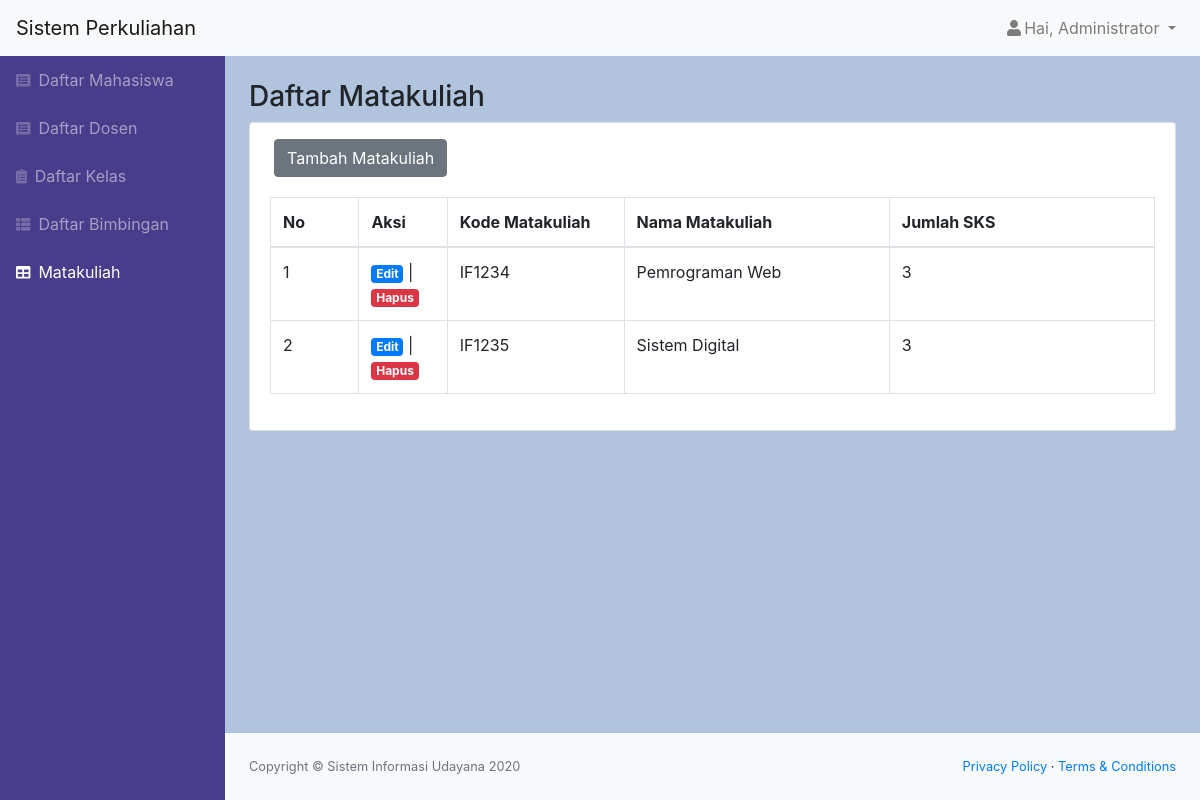
Page /matakuliah.php (signed in) on the committed database.
### tables this page shows
CREATE TABLE `matakuliah` (
  `id_mk` int(11) NOT NULL,
  `kode_mk` char(6) NOT NULL,
  `matakuliah` varchar(100) NOT NULL,
  `sks` int(11) NOT NULL
);

### matakuliah.php (the view, shortened to what this page needs)
<?php
include "function.php";
$queryMatakuliah = mysqli_query($koneksi, "SELECT * FROM matakuliah");
$nama = $_SESSION['nama'];
$role = $_SESSION['role'];
?>
<!DOCTYPE html>
<html lang="en">
    <head>
        <link href="css/styles.css" rel="stylesheet" />
        <link href="https://cdn.datatables.net/1.10.20/css/dataTables.bootstrap4.min.css" rel="stylesheet" />
    </head>
    <body class="sb-nav-fixed">
        <nav class="sb-topnav navbar navbar-expand navbar-light bg-light">
            <a class="navbar-brand" href="index.html">Sistem Perkuliahan</a>
            <ul class="navbar-nav ml-auto">
                <li class="nav-item dropdown">
                    <a class="nav-link dropdown-toggle" id="userDropdown" href="#" role="button" data-toggle="dropdown" aria-haspopup="true" aria-expanded="false"><i class="fas fa-user fa-fw"></i>Hai, <?= $nama; ?> </a>
                </li>
            </ul>
        </nav>
        <div id="layoutSidenav">
            <div id="layoutSidenav_nav">
                <nav class="sb-sidenav accordion sb-sidenav-dark" id="sidenavAccordion">
                    <div class="sb-sidenav-menu">
                        <div class="nav">
                            <a class="nav-link" href="mahasiswa.php"
                                ><div class="sb-nav-link-icon"><i class="fas fa-list-alt"></i></div>
                                Daftar Mahasiswa</a
                            >
                            <a class="nav-link" href="dosen.php"
                                ><div class="sb-nav-link-icon"><i class="fas fa-list-alt"></i></div>
                                Daftar Dosen</a
                            >
                            <a class="nav-link" href="kelas.php"
                                ><div class="sb-nav-link-icon"><i class="fas fa-clipboard-list"></i></div>
                                Daftar Kelas</a
                            >
                            <a class="nav-link" href="bimbingan.php"
                                ><div class="sb-nav-link-icon"><i class="fas fa-th-list"></i></div>
                                Daftar Bimbingan</a
                            >
                            <?php if($role == "0") { ?>
                            <a class="nav-link active" href="matakuliah.php"
                                ><div class="sb-nav-link-icon"><i class="fas fa-table"></i></div>
                                Matakuliah</a>
                            <?php } ?>
                        </div>
                    </div>
                </nav>
            </div>
            <div id="layoutSidenav_content">
                <main>
                    <div class="container-fluid">
                        <h3 class="mt-4">Daftar Matakuliah</h3>
                        <div class="card mb-4">
                        <?php if($role == "0") { ?>
                            <div class="tambah mt-3 px-4">
                                <a href="tambah_matkul.php" class="btn btn-secondary">Tambah Matakuliah</a>
                            </div>
                        <?php } ?>
                            <div class="card-body">
                                <div class="table-responsive">
                                <table class="table table-bordered" id="dataTable" width="100%" cellspacing="0">
                                        <thead>
                                            <tr>
                                                <th class="col-sm-1">No</th>
                                                <?php if($role == "0") { ?>
                                                <th class="col-sm-1">Aksi</th>
                                                <?php } ?>
                                                <th class="col-sm-2">Kode Matakuliah</th>
                                                <th class="col-sm-3">Nama Matakuliah</th>
                                                <th class="col-sm-3">Jumlah SKS</th>
                                            </tr>
                                        </thead>
                                        <?php $i=1; ?>
                                        <?php while ($data = mysqli_fetch_assoc($queryMatakuliah)) { ?>
                                            <tr>
                                                <td><?= $i; ?></td>
                                                <?php if($role == "0") { ?>
                                                <td><a href="edit_matakuliah.php?id_mk=<?= $data['id_mk']; ?>" class="badge badge-primary ">Edit</a> | <a href="function.php?act=hapusMatakuliah&id_mk=<?= $data['id_mk']; ?>" onclick="return confirm('Yakin ingin menghapus matakuliah?');" class="badge badge-danger ">Hapus</a></td>
                                                <?php } ?>
                                                <td><?= $data['kode_mk']; ?></td>
                                                <td><?= $data['matakuliah']; ?></td>
                                                <td><?= $data['sks']; ?></td>
                                            </tr>
                                        <?php $i++; ?>
                                        <?php } ?>
                                    </table>
                                </div>
                            </div>
                        </div>
                    </div>
                </main>
                <footer class="py-4 bg-light mt-auto">
                    <div class="container-fluid">
                        <div class="d-flex align-items-center justify-content-between small">
                            <div class="text-muted">Copyright &copy; Sistem Informasi Udayana 2020</div>
                            <div>
                                <a href="#">Privacy Policy</a>
                                &middot;
                                <a href="#">Terms &amp; Conditions</a>
                            </div>
                        </div>
                    </div>
                </footer>
            </div>
        </div>
    </body>
</html>

### rows in the picture
matakuliah: kode_mk "IF1234", matakuliah "Pemrograman Web", sks "3"
matakuliah: kode_mk "IF1235", matakuliah "Sistem Digital", sks "3"

### other values in the picture
$nama "Administrator"
